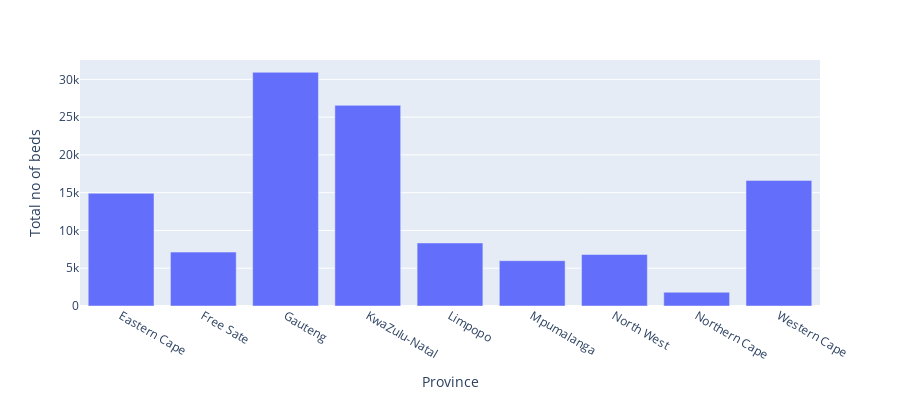

This figure's notebook cell:
### Code cell
#Looking closely into the national testing dataframe

data = px.data.gapminder()

fig = px.bar(hosp_beds, x='Province', y='Total no of beds',
             hover_data=['No of public hospitals', 'No of private hospitals'],
             labels={'Number of hospital beds nationally'}, height=400)
fig.show()

### Figure 1 — Plotly figure (JSON) as saved in the notebook; plotly's stock layout.template omitted (floating-point values rounded to 4 significant figures)
{"data": [{"alignmentgroup": "True", "customdata": [[91, 17], [34, 13], [39, 83], [77, 12], [42, 10], [33, 13], [22, 14], [16, 2], [53, 39]], "hoverlabel": {"namelength": 0}, "hovertemplate": "Province=%{x}<br>Total no of beds=%{y}<br>No of public hospitals=%{customdata[0]}<br>No of private hospitals=%{customdata[1]}", "legendgroup": "", "marker": {"color": "#636efa"}, "name": "", "offsetgroup": "", "orientation": "v", "showlegend": false, "textposition": "auto", "type": "bar", "x": ["Eastern Cape", "Free Sate", "Gauteng", "KwaZulu-Natal", "Limpopo", "Mpumalanga", "North West", "Northern Cape", "Western Cape"], "xaxis": "x", "y": [14923, 7135, 30934, 26562, 8345, 5997, 6817, 1816, 16626], "yaxis": "y"}], "layout": {"barmode": "relative", "height": 400, "legend": {"tracegroupgap": 0}, "margin": {"t": 60}, "xaxis": {"anchor": "y", "domain": [0, 1], "title": {"text": "Province"}}, "yaxis": {"anchor": "x", "domain": [0, 1], "title": {"text": "Total no of beds"}}}}
